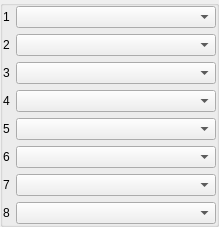
        <widget class="QGroupBox" name="groupBox">
         <property name="title">
          <string/>
         </property>
         <layout class="QVBoxLayout" name="verticalLayout_3">
          <property name="leftMargin">
           <number>0</number>
          </property>
          <property name="topMargin">
           <number>0</number>
          </property>
          <property name="rightMargin">
           <number>0</number>
          </property>
          <property name="bottomMargin">
           <number>0</number>
          </property>
          <item>
           <layout class="QGridLayout" name="gridLayout_4" columnstretch="0,1">
            <item row="7" column="0">
             <widget class="QLabel" name="label_43">
              <property name="text">
               <string>8</string>
              </property>
              <property name="alignment">
               <set>Qt::AlignCenter</set>
              </property>
             </widget>
            </item>
            <item row="2" column="1">
             <widget class="QComboBox" name="workmode_cbx3"/>
            </item>
            <item row="5" column="1">
             <widget class="QComboBox" name="workmode_cbx6"/>
            </item>
            <item row="5" column="0">
             <widget class="QLabel" name="label_17">
              <property name="text">
               <string>6</string>
              </property>
              <property name="alignment">
               <set>Qt::AlignCenter</set>
              </property>
             </widget>
            </item>
            <item row="4" column="1">
             <widget class="QComboBox" name="workmode_cbx5"/>
            </item>
            <item row="4" column="0">
             <widget class="QLabel" name="label_16">
              <property name="text">
               <string>5</string>
              </property>
              <property name="alignment">
               <set>Qt::AlignCenter</set>
              </property>
             </widget>
            </item>
            <item row="6" column="1">
             <widget class="QComboBox" name="workmode_cbx7"/>
            </item>
            <item row="1" column="1">
             <widget class="QComboBox" name="workmode_cbx2"/>
            </item>
            <item row="3" column="1">
             <widget class="QComboBox" name="workmode_cbx4"/>
            </item>
            <item row="3" column="0">
             <widget class="QLabel" name="label_15">
              <property name="text">
               <string>4</string>
              </property>
              <property name="alignment">
               <set>Qt::AlignCenter</set>
              </property>
             </widget>
            </item>
            <item row="1" column="0">
             <widget class="QLabel" name="label_13">
              <property name="text">
               <string>2</string>
              </property>
              <property name="alignment">
               <set>Qt::AlignCenter</set>
              </property>
             </widget>
            </item>
            <item row="2" column="0">
             <widget class="QLabel" name="label_14">
              <property name="text">
               <string>3</string>
              </property>
              <property name="alignment">
               <set>Qt::AlignCenter</set>
              </property>
             </widget>
            </item>
            <item row="6" column="0">
             <widget class="QLabel" name="label_18">
              <property name="text">
               <string>7</string>
              </property>
              <property name="alignment">
               <set>Qt::AlignCenter</set>
              </property>
             </widget>
            </item>
            <item row="0" column="0">
             <widget class="QLabel" name="label_45">
              <property name="text">
               <string>1</string>
              </property>
              <property name="alignment">
               <set>Qt::AlignCenter</set>
              </property>
             </widget>
            </item>
            <item row="0" column="1">
             <widget class="QComboBox" name="workmode_cbx1">
              <property name="minimumSize">
               <size>
                <width>200</width>
                <height>0</height>
               </size>
              </property>
             </widget>
            </item>
            <item row="7" column="1">
             <widget class="QComboBox" name="workmode_cbx8"/>
            </item>
           </layout>
          </item>
         </layout>
        </widget>
